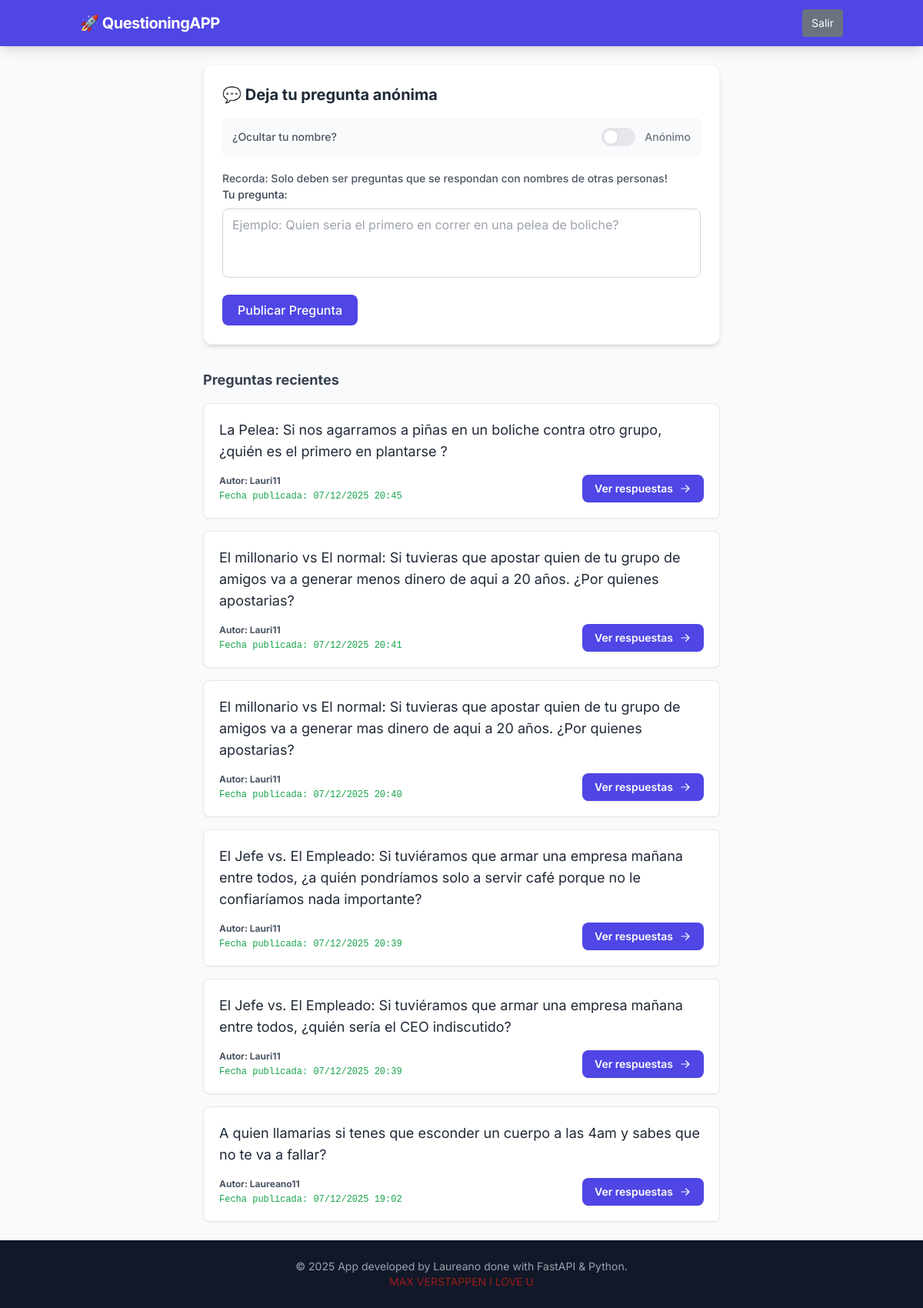
Page /question (signed in) on the committed database.
### app/models.py (models this page shows)
class Question(SQLModel, table=True):
    id: Optional[int] = Field(default=None, primary_key=True)
    content: str = Field(default=None)
    uploaded_at: datetime = Field(default=datetime.now())
    uploaded_by: str = Field(default="Anonimo 👻")

### app/routers/questions.py (the view)
@router.get("/question", response_class=HTMLResponse)
async def question(request: Request, session: Session = Depends(get_session)):
    query = select(Question).order_by(Question.uploaded_at.desc())
    questions = session.exec(query).all()
    return templates.TemplateResponse("question.html", {"request": request,
                                                        "questions": questions})

### app/templates/question.html (shortened to what this page needs)
{% extends "base.html" %}
{% block content %}
<div class="max-w-2xl mx-auto">
    <div class="bg-white p-6 rounded-xl shadow-md border border-gray-100 mb-8">
        <h2 class="text-xl font-bold text-gray-800 mb-4">💬 Deja tu pregunta anónima</h2>
        <form action="/question" method="post">
  <div class="flex items-center justify-between mb-4 bg-gray-50 p-3 rounded-lg border border-gray-100">
    <span class="text-sm text-gray-600 font-medium">¿Ocultar tu nombre?</span>
    <label class="inline-flex items-center cursor-pointer">
        <div class="relative w-11 h-6 bg-gray-200 peer-focus:outline-none peer-focus:ring-4 peer-focus:ring-indigo-300 rounded-full peer
                    peer-checked:after:translate-x-full rtl:peer-checked:after:-translate-x-full peer-checked:after:border-white
                    after:content-[''] after:absolute after:top-[2px] after:start-[2px] after:bg-white after:border-gray-300
                    after:border after:rounded-full after:h-5 after:w-5 after:transition-all
                    peer-checked:bg-indigo-600"></div>
        <span class="ms-3 text-sm font-medium text-gray-500 peer-checked:text-indigo-600">
            Anónimo
        </span>
    </label>
</div>
            <div class="mb-4">
                <span class="text-sm text-gray-600 font-medium">
                    Recorda: Solo deben ser preguntas que se respondan con nombres de otras personas!
                </span>
                <label class="block text-sm font-medium text-gray-700 mb-2">Tu pregunta:</label>
                <textarea name="content" rows="3" required
                          placeholder="Ejemplo: Quien seria el primero en correr en una pelea de boliche?"
                          class="w-full px-3 py-2 border border-gray-300 rounded-lg focus:outline-none focus:ring-2 focus:ring-indigo-500 focus:border-transparent resize-none"></textarea>
            </div>
            <button type="submit"
                    class="bg-indigo-600 text-white px-5 py-2 rounded-lg hover:bg-indigo-700 transition font-medium">
                Publicar Pregunta
            </button>
        </form>
    </div>
    <h3 class="text-lg font-bold text-gray-700 mb-4">Preguntas recientes</h3>
<div class="space-y-4">
    {% for question in questions %}
    <div class="bg-white p-5 rounded-lg shadow-sm border border-gray-200 hover:shadow-md transition">
        <p class="text-gray-800 text-lg">{{ question.content }}</p>
        <div class="flex justify-between items-end mt-4">
            <div>
                <div class="text-xs text-gray-600 font-bold">
                    Autor: {{ question.uploaded_by }}
                </div>
                <div class="text-xs text-green-600 font-mono mt-1">
                    Fecha publicada: {{ question.uploaded_at.strftime('%d/%m/%Y %H:%M') }}
                </div>
            </div>
            <a href="/question/{{ question.id }}"
               class="bg-indigo-600 hover:bg-indigo-700 text-white text-sm font-semibold py-2 px-4 rounded-lg transition shadow-sm flex items-center gap-2">
                Ver respuestas
                <svg xmlns="http://www.w3.org/2000/svg" viewBox="0 0 20 20" fill="currentColor" class="w-4 h-4">
                  <path fill-rule="evenodd" d="M3 10a.75.75 0 01.75-.75h10.638L10.23 5.29a.75.75 0 111.04-1.08l5.5 5.25a.75.75 0 010 1.08l-5.5 5.25a.75.75 0 11-1.04-1.08l4.158-3.96H3.75A.75.75 0 013 10z" clip-rule="evenodd" />
                </svg>
            </a>
        </div>
    </div>
    {% else %}
    <p class="text-gray-500 italic text-center py-4">Nadie ha preguntado nada aún.</p>
    {% endfor %}
</div>
</div>
{% endblock %}

### app/templates/base.html (style rules this page uses)
body { font-family: 'Inter', sans-serif; }

### rows in the picture
Question: content "La Pelea: Si nos agarramos a piñas en un boliche contra otro grupo, ¿quién es el primero en plantarse ?", uploaded_by "Lauri11", uploaded_at "07/12/2025 20:45"
Question: content "El millonario vs El normal: Si tuvieras que apostar quien de tu grupo de amigos va a generar menos dinero de aqui a 20 años. ¿Por quienes apostarias?", uploaded_by "Lauri11", uploaded_at "07/12/2025 20:41"
Question: content "El millonario vs El normal: Si tuvieras que apostar quien de tu grupo de amigos va a generar mas dinero de aqui a 20 años. ¿Por quienes apostarias?", uploaded_by "Lauri11", uploaded_at "07/12/2025 20:40"
Question: content "El Jefe vs. El Empleado: Si tuviéramos que armar una empresa mañana entre todos, ¿a quién pondríamos solo a servir café porque no le confiaríamos nada importante?", uploaded_by "Lauri11", uploaded_at "07/12/2025 20:39"
Question: content "El Jefe vs. El Empleado: Si tuviéramos que armar una empresa mañana entre todos, ¿quién sería el CEO indiscutido?", uploaded_by "Lauri11", uploaded_at "07/12/2025 20:39"
Question: content "A quien llamarias si tenes que esconder un cuerpo a las 4am y sabes que no te va a fallar?", uploaded_by "Laureano11", uploaded_at "07/12/2025 19:02"
